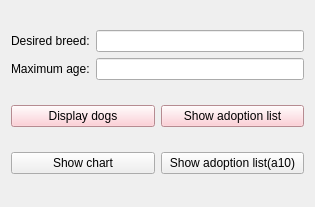
<?xml version="1.0" encoding="UTF-8"?>
<ui version="4.0">
 <class>userwindow</class>
 <widget class="QWidget" name="userwindow">
  <property name="windowModality">
   <enum>Qt::WindowModality::NonModal</enum>
  </property>
  <property name="geometry">
   <rect>
    <x>0</x>
    <y>0</y>
    <width>315</width>
    <height>207</height>
   </rect>
  </property>
  <property name="acceptDrops">
   <bool>true</bool>
  </property>
  <property name="windowTitle">
   <string>User</string>
  </property>
  <property name="autoFillBackground">
   <bool>true</bool>
  </property>
  <layout class="QVBoxLayout" name="verticalLayout">
   <item>
    <layout class="QHBoxLayout" name="horizontalLayout">
     <item>
      <layout class="QVBoxLayout" name="verticalLayout_3">
       <item>
        <widget class="QLabel" name="label">
         <property name="text">
          <string>Desired breed:</string>
         </property>
        </widget>
       </item>
       <item>
        <widget class="QLabel" name="label_2">
         <property name="text">
          <string>Maximum age:</string>
         </property>
        </widget>
       </item>
      </layout>
     </item>
     <item>
      <layout class="QVBoxLayout" name="verticalLayout_2">
       <item>
        <widget class="QLineEdit" name="lineEditBreed"/>
       </item>
       <item>
        <widget class="QLineEdit" name="lineEditAge"/>
       </item>
      </layout>
     </item>
    </layout>
   </item>
   <item>
    <layout class="QHBoxLayout" name="horizontalLayout_2">
     <item>
      <widget class="QPushButton" name="DisplayDogs">
       <property name="palette">
        <palette>
         <active>
          <colorrole role="WindowText">
           <brush brushstyle="SolidPattern">
            <color alpha="255">
             <red>0</red>
             <green>0</green>
             <blue>0</blue>
            </color>
           </brush>
          </colorrole>
          <colorrole role="Button">
           <brush brushstyle="SolidPattern">
            <color alpha="255">
             <red>255</red>
             <green>194</green>
             <blue>203</blue>
            </color>
           </brush>
          </colorrole>
          <colorrole role="Light">
           <brush brushstyle="SolidPattern">
            <color alpha="255">
             <red>255</red>
             <green>255</green>
             <blue>255</blue>
            </color>
           </brush>
          </colorrole>
          <colorrole role="Midlight">
           <brush brushstyle="SolidPattern">
            <color alpha="255">
             <red>255</red>
             <green>224</green>
             <blue>229</blue>
            </color>
           </brush>
          </colorrole>
          <colorrole role="Dark">
           <brush brushstyle="SolidPattern">
            <color alpha="255">
             <red>127</red>
             <green>97</green>
             <blue>101</blue>
            </color>
           </brush>
          </colorrole>
          <colorrole role="Mid">
           <brush brushstyle="SolidPattern">
            <color alpha="255">
             <red>170</red>
             <green>129</green>
             <blue>135</blue>
            </color>
           </brush>
          </colorrole>
          <colorrole role="Text">
           <brush brushstyle="SolidPattern">
            <color alpha="255">
             <red>0</red>
             <green>0</green>
             <blue>0</blue>
            </color>
           </brush>
          </colorrole>
          <colorrole role="BrightText">
           <brush brushstyle="SolidPattern">
            <color alpha="255">
             <red>255</red>
             <green>255</green>
             <blue>255</blue>
            </color>
           </brush>
          </colorrole>
          <colorrole role="ButtonText">
           <brush brushstyle="SolidPattern">
            <color alpha="255">
             <red>0</red>
             <green>0</green>
             <blue>0</blue>
            </color>
           </brush>
          </colorrole>
          <colorrole role="Base">
           <brush brushstyle="SolidPattern">
            <color alpha="255">
             <red>255</red>
             <green>255</green>
             <blue>255</blue>
            </color>
           </brush>
          </colorrole>
          <colorrole role="Window">
           <brush brushstyle="SolidPattern">
            <color alpha="255">
             <red>255</red>
             <green>194</green>
             <blue>203</blue>
            </color>
           </brush>
          </colorrole>
          <colorrole role="Shadow">
           <brush brushstyle="SolidPattern">
            <color alpha="255">
             <red>0</red>
             <green>0</green>
             <blue>0</blue>
            </color>
           </brush>
          </colorrole>
          <colorrole role="AlternateBase">
           <brush brushstyle="SolidPattern">
            <color alpha="255">
             <red>255</red>
             <green>224</green>
             <blue>229</blue>
            </color>
           </brush>
          </colorrole>
          <colorrole role="ToolTipBase">
           <brush brushstyle="SolidPattern">
            <color alpha="255">
             <red>255</red>
             <green>255</green>
             <blue>220</blue>
            </color>
           </brush>
          </colorrole>
          <colorrole role="ToolTipText">
           <brush brushstyle="SolidPattern">
            <color alpha="255">
             <red>0</red>
             <green>0</green>
             <blue>0</blue>
            </color>
           </brush>
          </colorrole>
          <colorrole role="PlaceholderText">
           <brush brushstyle="SolidPattern">
            <color alpha="127">
             <red>0</red>
             <green>0</green>
             <blue>0</blue>
            </color>
           </brush>
          </colorrole>
          <colorrole role="Accent">
           <brush brushstyle="SolidPattern">
            <color alpha="255">
             <red>255</red>
             <green>255</green>
             <blue>255</blue>
            </color>
           </brush>
          </colorrole>
         </active>
         <inactive>
          <colorrole role="WindowText">
           <brush brushstyle="SolidPattern">
            <color alpha="255">
             <red>0</red>
             <green>0</green>
             <blue>0</blue>
            </color>
           </brush>
          </colorrole>
          <colorrole role="Button">
           <brush brushstyle="SolidPattern">
            <color alpha="255">
             <red>255</red>
             <green>194</green>
             <blue>203</blue>
            </color>
           </brush>
          </colorrole>
          <colorrole role="Light">
           <brush brushstyle="SolidPattern">
            <color alpha="255">
             <red>255</red>
             <green>255</green>
             <blue>255</blue>
            </color>
           </brush>
          </colorrole>
          <colorrole role="Midlight">
           <brush brushstyle="SolidPattern">
            <color alpha="255">
             <red>255</red>
             <green>224</green>
             <blue>229</blue>
            </color>
           </brush>
          </colorrole>
          <colorrole role="Dark">
           <brush brushstyle="SolidPattern">
            <color alpha="255">
             <red>127</red>
             <green>97</green>
             <blue>101</blue>
            </color>
           </brush>
          </colorrole>
          <colorrole role="Mid">
           <brush brushstyle="SolidPattern">
            <color alpha="255">
             <red>170</red>
             <green>129</green>
             <blue>135</blue>
            </color>
           </brush>
          </colorrole>
          <colorrole role="Text">
           <brush brushstyle="SolidPattern">
            <color alpha="255">
             <red>0</red>
             <green>0</green>
             <blue>0</blue>
            </color>
           </brush>
          </colorrole>
          <colorrole role="BrightText">
           <brush brushstyle="SolidPattern">
            <color alpha="255">
             <red>255</red>
             <green>255</green>
             <blue>255</blue>
            </color>
           </brush>
          </colorrole>
          <colorrole role="ButtonText">
           <brush brushstyle="SolidPattern">
            <color alpha="255">
             <red>0</red>
             <green>0</green>
             <blue>0</blue>
            </color>
           </brush>
          </colorrole>
          <colorrole role="Base">
           <brush brushstyle="SolidPattern">
            <color alpha="255">
             <red>255</red>
             <green>255</green>
             <blue>255</blue>
            </color>
           </brush>
          </colorrole>
          <colorrole role="Window">
           <brush brushstyle="SolidPattern">
            <color alpha="255">
             <red>255</red>
             <green>194</green>
             <blue>203</blue>
            </color>
           </brush>
          </colorrole>
          <colorrole role="Shadow">
           <brush brushstyle="SolidPattern">
            <color alpha="255">
             <red>0</red>
             <green>0</green>
             <blue>0</blue>
            </color>
           </brush>
          </colorrole>
          <colorrole role="AlternateBase">
           <brush brushstyle="SolidPattern">
            <color alpha="255">
             <red>255</red>
             <green>224</green>
             <blue>229</blue>
            </color>
           </brush>
          </colorrole>
          <colorrole role="ToolTipBase">
           <brush brushstyle="SolidPattern">
            <color alpha="255">
             <red>255</red>
             <green>255</green>
             <blue>220</blue>
            </color>
           </brush>
          </colorrole>
          <colorrole role="ToolTipText">
           <brush brushstyle="SolidPattern">
            <color alpha="255">
             <red>0</red>
             <green>0</green>
             <blue>0</blue>
            </color>
           </brush>
          </colorrole>
          <colorrole role="PlaceholderText">
           <brush brushstyle="SolidPattern">
            <color alpha="127">
             <red>0</red>
             <green>0</green>
             <blue>0</blue>
            </color>
           </brush>
          </colorrole>
          <colorrole role="Accent">
           <brush brushstyle="SolidPattern">
            <color alpha="255">
             <red>255</red>
             <green>255</green>
             <blue>255</blue>
            </color>
           </brush>
          </colorrole>
         </inactive>
         <disabled>
          <colorrole role="WindowText">
           <brush brushstyle="SolidPattern">
            <color alpha="255">
             <red>127</red>
             <green>97</green>
             <blue>101</blue>
            </color>
           </brush>
          </colorrole>
          <colorrole role="Button">
           <brush brushstyle="SolidPattern">
            <color alpha="255">
             <red>255</red>
             <green>194</green>
             <blue>203</blue>
            </color>
           </brush>
          </colorrole>
          <colorrole role="Light">
           <brush brushstyle="SolidPattern">
            <color alpha="255">
             <red>255</red>
             <green>255</green>
             <blue>255</blue>
            </color>
           </brush>
          </colorrole>
          <colorrole role="Midlight">
           <brush brushstyle="SolidPattern">
            <color alpha="255">
             <red>255</red>
             <green>224</green>
             <blue>229</blue>
            </color>
           </brush>
          </colorrole>
          <colorrole role="Dark">
           <brush brushstyle="SolidPattern">
            <color alpha="255">
             <red>127</red>
             <green>97</green>
             <blue>101</blue>
            </color>
           </brush>
          </colorrole>
          <colorrole role="Mid">
           <brush brushstyle="SolidPattern">
            <color alpha="255">
             <red>170</red>
             <green>129</green>
             <blue>135</blue>
            </color>
           </brush>
          </colorrole>
          <colorrole role="Text">
           <brush brushstyle="SolidPattern">
            <color alpha="255">
             <red>127</red>
             <green>97</green>
             <blue>101</blue>
            </color>
           </brush>
          </colorrole>
          <colorrole role="BrightText">
           <brush brushstyle="SolidPattern">
            <color alpha="255">
             <red>255</red>
             <green>255</green>
             <blue>255</blue>
            </color>
           </brush>
          </colorrole>
          <colorrole role="ButtonText">
           <brush brushstyle="SolidPattern">
            <color alpha="255">
             <red>127</red>
             <green>97</green>
             <blue>101</blue>
            </color>
           </brush>
          </colorrole>
          <colorrole role="Base">
           <brush brushstyle="SolidPattern">
            <color alpha="255">
             <red>255</red>
             <green>194</green>
             <blue>203</blue>
            </color>
           </brush>
          </colorrole>
          <colorrole role="Window">
           <brush brushstyle="SolidPattern">
            <color alpha="255">
             <red>255</red>
             <green>194</green>
             <blue>203</blue>
            </color>
           </brush>
          </colorrole>
          <colorrole role="Shadow">
           <brush brushstyle="SolidPattern">
            <color alpha="255">
             <red>0</red>
             <green>0</green>
             <blue>0</blue>
            </color>
           </brush>
          </colorrole>
          <colorrole role="AlternateBase">
           <brush brushstyle="SolidPattern">
            <color alpha="255">
             <red>255</red>
             <green>194</green>
             <blue>203</blue>
            </color>
           </brush>
          </colorrole>
          <colorrole role="ToolTipBase">
           <brush brushstyle="SolidPattern">
            <color alpha="255">
             <red>255</red>
             <green>255</green>
             <blue>220</blue>
            </color>
           </brush>
          </colorrole>
          <colorrole role="ToolTipText">
           <brush brushstyle="SolidPattern">
            <color alpha="255">
             <red>0</red>
             <green>0</green>
             <blue>0</blue>
            </color>
           </brush>
          </colorrole>
          <colorrole role="PlaceholderText">
           <brush brushstyle="SolidPattern">
            <color alpha="127">
             <red>127</red>
             <green>97</green>
             <blue>101</blue>
            </color>
           </brush>
          </colorrole>
          <colorrole role="Accent">
           <brush brushstyle="SolidPattern">
            <color alpha="255">
             <red>255</red>
             <green>255</green>
             <blue>255</blue>
            </color>
           </brush>
          </colorrole>
         </disabled>
        </palette>
       </property>
       <property name="cursor">
        <cursorShape>PointingHandCursor</cursorShape>
       </property>
       <property name="text">
        <string>Display dogs</string>
       </property>
      </widget>
     </item>
     <item>
      <widget class="QPushButton" name="AdoptionList">
       <property name="palette">
        <palette>
         <active>
          <colorrole role="WindowText">
           <brush brushstyle="SolidPattern">
            <color alpha="255">
             <red>0</red>
             <green>0</green>
             <blue>0</blue>
            </color>
           </brush>
          </colorrole>
          <colorrole role="Button">
           <brush brushstyle="SolidPattern">
            <color alpha="255">
             <red>255</red>
             <green>194</green>
             <blue>203</blue>
            </color>
           </brush>
          </colorrole>
          <colorrole role="Light">
           <brush brushstyle="SolidPattern">
            <color alpha="255">
             <red>255</red>
             <green>255</green>
             <blue>255</blue>
            </color>
           </brush>
          </colorrole>
          <colorrole role="Midlight">
           <brush brushstyle="SolidPattern">
            <color alpha="255">
             <red>255</red>
             <green>224</green>
             <blue>229</blue>
            </color>
           </brush>
          </colorrole>
          <colorrole role="Dark">
           <brush brushstyle="SolidPattern">
            <color alpha="255">
             <red>127</red>
             <green>97</green>
             <blue>101</blue>
            </color>
           </brush>
          </colorrole>
          <colorrole role="Mid">
           <brush brushstyle="SolidPattern">
            <color alpha="255">
             <red>170</red>
             <green>129</green>
             <blue>135</blue>
            </color>
           </brush>
          </colorrole>
          <colorrole role="Text">
           <brush brushstyle="SolidPattern">
            <color alpha="255">
             <red>0</red>
             <green>0</green>
             <blue>0</blue>
            </color>
           </brush>
          </colorrole>
          <colorrole role="BrightText">
           <brush brushstyle="SolidPattern">
            <color alpha="255">
             <red>255</red>
             <green>255</green>
             <blue>255</blue>
            </color>
           </brush>
          </colorrole>
          <colorrole role="ButtonText">
           <brush brushstyle="SolidPattern">
            <color alpha="255">
             <red>0</red>
             <green>0</green>
             <blue>0</blue>
            </color>
           </brush>
          </colorrole>
          <colorrole role="Base">
           <brush brushstyle="SolidPattern">
            <color alpha="255">
             <red>255</red>
             <green>255</green>
             <blue>255</blue>
            </color>
           </brush>
          </colorrole>
          <colorrole role="Window">
           <brush brushstyle="SolidPattern">
            <color alpha="255">
             <red>255</red>
             <green>194</green>
             <blue>203</blue>
            </color>
           </brush>
          </colorrole>
          <colorrole role="Shadow">
           <brush brushstyle="SolidPattern">
            <color alpha="255">
             <red>0</red>
             <green>0</green>
             <blue>0</blue>
            </color>
           </brush>
          </colorrole>
          <colorrole role="AlternateBase">
           <brush brushstyle="SolidPattern">
            <color alpha="255">
             <red>255</red>
             <green>224</green>
             <blue>229</blue>
            </color>
           </brush>
          </colorrole>
          <colorrole role="ToolTipBase">
           <brush brushstyle="SolidPattern">
            <color alpha="255">
             <red>255</red>
             <green>255</green>
             <blue>220</blue>
            </color>
           </brush>
          </colorrole>
          <colorrole role="ToolTipText">
           <brush brushstyle="SolidPattern">
            <color alpha="255">
             <red>0</red>
             <green>0</green>
             <blue>0</blue>
            </color>
           </brush>
          </colorrole>
          <colorrole role="PlaceholderText">
           <brush brushstyle="SolidPattern">
            <color alpha="127">
             <red>0</red>
             <green>0</green>
             <blue>0</blue>
            </color>
           </brush>
          </colorrole>
          <colorrole role="Accent">
           <brush brushstyle="SolidPattern">
            <color alpha="255">
             <red>255</red>
             <green>255</green>
             <blue>255</blue>
            </color>
           </brush>
          </colorrole>
         </active>
         <inactive>
          <colorrole role="WindowText">
           <brush brushstyle="SolidPattern">
            <color alpha="255">
             <red>0</red>
             <green>0</green>
             <blue>0</blue>
            </color>
           </brush>
          </colorrole>
          <colorrole role="Button">
           <brush brushstyle="SolidPattern">
            <color alpha="255">
             <red>255</red>
             <green>194</green>
             <blue>203</blue>
            </color>
           </brush>
          </colorrole>
          <colorrole role="Light">
           <brush brushstyle="SolidPattern">
            <color alpha="255">
             <red>255</red>
             <green>255</green>
             <blue>255</blue>
            </color>
           </brush>
          </colorrole>
          <colorrole role="Midlight">
           <brush brushstyle="SolidPattern">
            <color alpha="255">
             <red>255</red>
             <green>224</green>
             <blue>229</blue>
            </color>
           </brush>
          </colorrole>
          <colorrole role="Dark">
           <brush brushstyle="SolidPattern">
            <color alpha="255">
             <red>127</red>
             <green>97</green>
             <blue>101</blue>
            </color>
           </brush>
          </colorrole>
          <colorrole role="Mid">
           <brush brushstyle="SolidPattern">
            <color alpha="255">
             <red>170</red>
             <green>129</green>
             <blue>135</blue>
            </color>
           </brush>
          </colorrole>
          <colorrole role="Text">
           <brush brushstyle="SolidPattern">
            <color alpha="255">
             <red>0</red>
             <green>0</green>
             <blue>0</blue>
            </color>
           </brush>
          </colorrole>
          <colorrole role="BrightText">
           <brush brushstyle="SolidPattern">
            <color alpha="255">
             <red>255</red>
             <green>255</green>
             <blue>255</blue>
            </color>
           </brush>
          </colorrole>
          <colorrole role="ButtonText">
           <brush brushstyle="SolidPattern">
            <color alpha="255">
             <red>0</red>
             <green>0</green>
             <blue>0</blue>
            </color>
           </brush>
          </colorrole>
          <colorrole role="Base">
           <brush brushstyle="SolidPattern">
            <color alpha="255">
             <red>255</red>
             <green>255</green>
             <blue>255</blue>
            </color>
           </brush>
          </colorrole>
          <colorrole role="Window">
           <brush brushstyle="SolidPattern">
            <color alpha="255">
             <red>255</red>
             <green>194</green>
             <blue>203</blue>
            </color>
           </brush>
          </colorrole>
          <colorrole role="Shadow">
           <brush brushstyle="SolidPattern">
            <color alpha="255">
             <red>0</red>
             <green>0</green>
             <blue>0</blue>
            </color>
           </brush>
          </colorrole>
          <colorrole role="AlternateBase">
           <brush brushstyle="SolidPattern">
            <color alpha="255">
             <red>255</red>
             <green>224</green>
             <blue>229</blue>
            </color>
           </brush>
          </colorrole>
          <colorrole role="ToolTipBase">
           <brush brushstyle="SolidPattern">
            <color alpha="255">
             <red>255</red>
             <green>255</green>
             <blue>220</blue>
            </color>
           </brush>
          </colorrole>
          <colorrole role="ToolTipText">
           <brush brushstyle="SolidPattern">
            <color alpha="255">
             <red>0</red>
             <green>0</green>
             <blue>0</blue>
            </color>
           </brush>
          </colorrole>
          <colorrole role="PlaceholderText">
           <brush brushstyle="SolidPattern">
            <color alpha="127">
             <red>0</red>
             <green>0</green>
             <blue>0</blue>
            </color>
           </brush>
          </colorrole>
          <colorrole role="Accent">
           <brush brushstyle="SolidPattern">
            <color alpha="255">
             <red>255</red>
             <green>255</green>
             <blue>255</blue>
            </color>
           </brush>
          </colorrole>
         </inactive>
         <disabled>
          <colorrole role="WindowText">
           <brush brushstyle="SolidPattern">
            <color alpha="255">
             <red>127</red>
             <green>97</green>
             <blue>101</blue>
            </color>
           </brush>
          </colorrole>
          <colorrole role="Button">
           <brush brushstyle="SolidPattern">
            <color alpha="255">
             <red>255</red>
             <green>194</green>
             <blue>203</blue>
            </color>
           </brush>
          </colorrole>
          <colorrole role="Light">
           <brush brushstyle="SolidPattern">
            <color alpha="255">
             <red>255</red>
             <green>255</green>
             <blue>255</blue>
            </color>
           </brush>
          </colorrole>
          <colorrole role="Midlight">
           <brush brushstyle="SolidPattern">
            <color alpha="255">
             <red>255</red>
             <green>224</green>
             <blue>229</blue>
            </color>
           </brush>
          </colorrole>
          <colorrole role="Dark">
           <brush brushstyle="SolidPattern">
            <color alpha="255">
             <red>127</red>
             <green>97</green>
             <blue>101</blue>
            </color>
           </brush>
          </colorrole>
          <colorrole role="Mid">
           <brush brushstyle="SolidPattern">
            <color alpha="255">
             <red>170</red>
             <green>129</green>
             <blue>135</blue>
            </color>
           </brush>
          </colorrole>
          <colorrole role="Text">
           <brush brushstyle="SolidPattern">
            <color alpha="255">
             <red>127</red>
             <green>97</green>
             <blue>101</blue>
            </color>
           </brush>
          </colorrole>
          <colorrole role="BrightText">
           <brush brushstyle="SolidPattern">
            <color alpha="255">
             <red>255</red>
             <green>255</green>
             <blue>255</blue>
            </color>
           </brush>
          </colorrole>
          <colorrole role="ButtonText">
           <brush brushstyle="SolidPattern">
            <color alpha="255">
             <red>127</red>
             <green>97</green>
             <blue>101</blue>
            </color>
           </brush>
          </colorrole>
          <colorrole role="Base">
           <brush brushstyle="SolidPattern">
            <color alpha="255">
             <red>255</red>
             <green>194</green>
             <blue>203</blue>
            </color>
           </brush>
          </colorrole>
          <colorrole role="Window">
           <brush brushstyle="SolidPattern">
            <color alpha="255">
             <red>255</red>
             <green>194</green>
             <blue>203</blue>
            </color>
           </brush>
          </colorrole>
          <colorrole role="Shadow">
           <brush brushstyle="SolidPattern">
            <color alpha="255">
             <red>0</red>
             <green>0</green>
             <blue>0</blue>
            </color>
           </brush>
          </colorrole>
          <colorrole role="AlternateBase">
           <brush brushstyle="SolidPattern">
            <color alpha="255">
             <red>255</red>
             <green>194</green>
             <blue>203</blue>
            </color>
           </brush>
          </colorrole>
          <colorrole role="ToolTipBase">
           <brush brushstyle="SolidPattern">
            <color alpha="255">
             <red>255</red>
             <green>255</green>
             <blue>220</blue>
            </color>
           </brush>
          </colorrole>
          <colorrole role="ToolTipText">
           <brush brushstyle="SolidPattern">
            <color alpha="255">
             <red>0</red>
             <green>0</green>
             <blue>0</blue>
            </color>
           </brush>
          </colorrole>
          <colorrole role="PlaceholderText">
           <brush brushstyle="SolidPattern">
            <color alpha="127">
             <red>127</red>
             <green>97</green>
             <blue>101</blue>
            </color>
           </brush>
          </colorrole>
          <colorrole role="Accent">
           <brush brushstyle="SolidPattern">
            <color alpha="255">
             <red>255</red>
             <green>255</green>
             <blue>255</blue>
            </color>
           </brush>
          </colorrole>
         </disabled>
        </palette>
       </property>
       <property name="cursor">
        <cursorShape>PointingHandCursor</cursorShape>
       </property>
       <property name="contextMenuPolicy">
        <enum>Qt::ContextMenuPolicy::DefaultContextMenu</enum>
       </property>
       <property name="text">
        <string>Show adoption list</string>
       </property>
      </widget>
     </item>
    </layout>
   </item>
   <item>
    <layout class="QHBoxLayout" name="horizontalLayout_3">
     <item>
      <widget class="QPushButton" name="pushButtonChart">
       <property name="text">
        <string>Show chart</string>
       </property>
      </widget>
     </item>
     <item>
      <widget class="QPushButton" name="AdoptionListA10">
       <property name="text">
        <string>Show adoption list(a10)</string>
       </property>
      </widget>
     </item>
    </layout>
   </item>
  </layout>
 </widget>
 <resources/>
 <connections/>
</ui>
